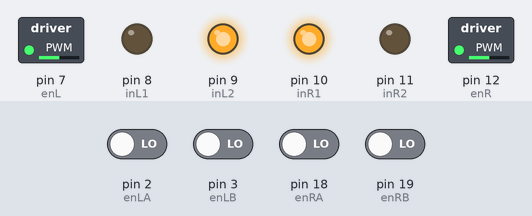
This sketch was run on a simulated Arduino Mega 2560, built with avr-gcc and run on an emulated ATmega2560. On the bench: switched loads named in the sketch (green lamp = pin HIGH), output pins drawn as LEDs (lit = HIGH). Inputs (shaded band) come from the test bench; at power-on: pin 2 (enLA), pin 3 (enLB), pin 18 (enRA), pin 19 (enRB) LOW. What the sketch prints to the serial monitor is not drawn.

Above: at 0.1 s.
Timing chart, 0 to 1.6 s (numbered marks = the images above):
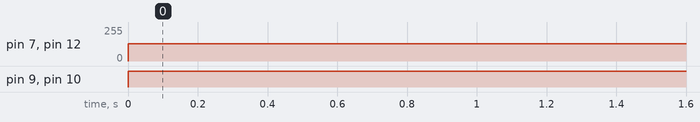

Measured:
- by itself, pin 7 (enL), pin 12 (enR): 0/255 → 128/255 at 0.00 s
- by itself, pin 9 (inL2), pin 10 (inR1): LOW → HIGH at 0.00 s

The sketch:

RobotControlEncoderN20.ino
```cpp
// Mega2560
// external interrupt int.0    int.1    int.2   int.3   int.4   int.5
// pin                  2         3      21      20      19      18

// Left Motor
int enL = 7;
int inL1 = 8;
int inL2 = 9;

// Right motor
int enR = 12;
int inR1 = 10;
int inR2 = 11;

// For encoder
int enLA = 2;
int enLB = 3;

int enRA = 18;
int enRB = 19;

volatile int leftEnCount = 0;
volatile int rightEnCount = 0;
float rpm1 = 0;
float rpm2 = 0;

const int K = 30;  //adjust K for smooth response

void setup()
{
  Serial.begin(9600);

  // Setup interrupt
  attachInterrupt(digitalPinToInterrupt(enLA), leftEnISRA, RISING);
  attachInterrupt(digitalPinToInterrupt(enLB), leftEnISRB, RISING);

  attachInterrupt(digitalPinToInterrupt(enRA), rightEnISRA, RISING);
  attachInterrupt(digitalPinToInterrupt(enRB), rightEnISRB, RISING);

  // Set all the motor control pins to outputs
	pinMode(enR, OUTPUT);
	pinMode(enL, OUTPUT);
	pinMode(inR1, OUTPUT);
	pinMode(inR2, OUTPUT);
	pinMode(inL1, OUTPUT);
	pinMode(inL2, OUTPUT);

	// Turn off motors - Initial state
	digitalWrite(inR1, LOW);
	digitalWrite(inR2, LOW);
	digitalWrite(inL1, LOW);
	digitalWrite(inL2, LOW);

}

void loop() {
  Serial.println(leftEnCount);
  Serial.println(rightEnCount);

//  turnLeft();
  goForward(128);
  delay(100);
}

void goForward(int speed) {
  // Reset encoder counter
  rightEnCount = 0;
  leftEnCount = 0;

	// For PWM maximum possible values are 0 to 255
	analogWrite(enR, speed);

  int motor_L_speed = speed + K*(rightEnCount-leftEnCount);
  analogWrite(enL, motor_L_speed);

	// Turn on motor A & B
	digitalWrite(inL1, LOW);
	digitalWrite(inL2, HIGH);
	digitalWrite(inR1, HIGH);
	digitalWrite(inR2, LOW);
}

void stop() {
	// Turn off motors
	digitalWrite(inR1, LOW);
	digitalWrite(inR2, LOW);
	digitalWrite(inL1, LOW);
	digitalWrite(inL2, LOW);
}


void turnRight() {
  // Reset encoder counter
  rightEnCount = 0;
  leftEnCount = 0;

  int speed = 100;
  const int turnWeight = 2;
	analogWrite(enR, speed);

  int motor_L_speed = turnWeight*speed + K*(turnWeight*rightEnCount-leftEnCount);
  analogWrite(enL, motor_L_speed);

	// Turn on motor A & B
	digitalWrite(inL1, LOW);
	digitalWrite(inL2, HIGH);
	digitalWrite(inR1, HIGH);
	digitalWrite(inR2, LOW);
}

void turnLeft() {
  // Reset encoder counter
  rightEnCount = 0;
  leftEnCount = 0;

  int speed = 100;
  const int turnWeight = 2;
	analogWrite(enL, speed);

  int motor_R_speed = turnWeight*speed + K*(turnWeight*leftEnCount-rightEnCount);
  analogWrite(enR, motor_R_speed);

	// Turn on motor A & B
	digitalWrite(inL1, LOW);
	digitalWrite(inL2, HIGH);
	digitalWrite(inR1, HIGH);
	digitalWrite(inR2, LOW);
}

void leftEnISRA() {
  leftEnCount++;
}

void leftEnISRB() {
  leftEnCount++;
}
void rightEnISRA() {
  rightEnCount++;
}

void rightEnISRB() {
  rightEnCount++;
}
```
